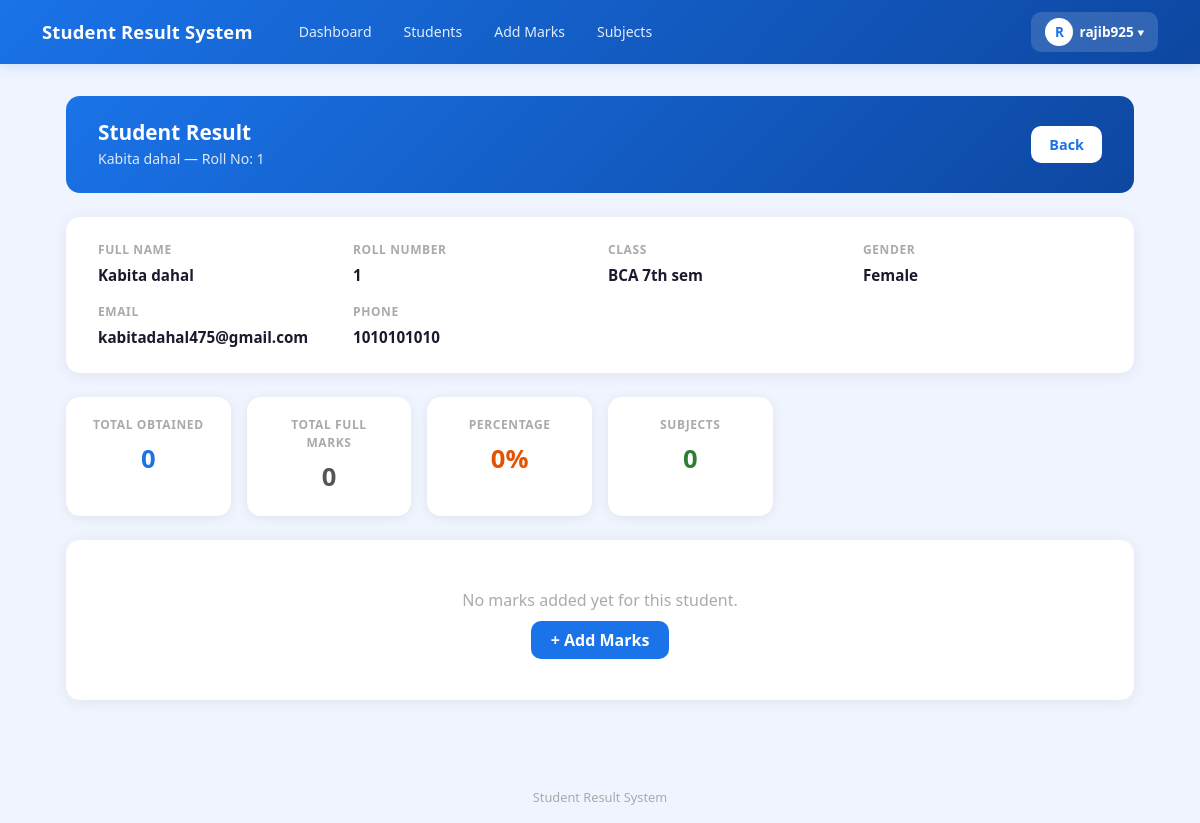
Screenshot of /result/52/ (signed in) with the database file from the repository.
### result/models.py (models this page shows, shortened)
class CustomUser(AbstractUser):
    ROLE_CHOICES = (
        ('admin', 'Admin'),
        ('teacher', 'Teacher'),
        ('student', 'Student'),
    )
    role = models.CharField(max_length=10, choices=ROLE_CHOICES, default='student')
    phone = models.CharField(max_length=15, null=True, blank=True)

class Student(models.Model):
    GENDER_CHOICES = [
        ('Male', 'Male'),
        ('Female', 'Female'),
        ('Other', 'Other'),
    ]
    student_id = models.CharField(
        max_length=20,
        unique=True,
        default=generate_student_id,
        editable=False
    )
    roll_number = models.PositiveIntegerField()
    first_name = models.CharField(max_length=50)
    last_name = models.CharField(max_length=50)
    email = models.EmailField(unique=True)
    phone = models.CharField(max_length=15, validators=[MinLengthValidator(10)])
    gender = models.CharField(max_length=10, choices=GENDER_CHOICES)
    date_of_birth = models.DateField(null=True)
    address = models.TextField()
    parent_name = models.CharField(max_length=100, blank=True)
    parent_phone = models.CharField(max_length=15, validators=[MinLengthValidator(10)])
    parent_email = models.EmailField(blank=True)
    class_name = models.ForeignKey(
        'Class',
        on_delete=models.CASCADE,
        related_name='students'
    )
    user = models.OneToOneField(
        CustomUser,
        on_delete=models.CASCADE,
        null=True,
        blank=True,
        related_name='student_profile'
    )
    class Meta:
        unique_together = ['roll_number', 'class_name']
        ordering = ['class_name', 'roll_number']

class Class(models.Model):
    name = models.CharField(max_length=20)
    section = models.CharField(max_length=10, blank=True)
    def __str__(self):
        if self.section:
            return f"{self.name} - Section {self.section}"
        return self.name
    class Meta:
        verbose_name_plural = "Classes"
        ordering = ['name', 'section']

### result/views.py (the view)
# urls.py: path('result/<int:pk>/', views.student_result, name='student_result'),
@login_required(login_url='result:admin_login')
def student_result(request, pk):
    student = get_object_or_404(Student, pk=pk)
    marks_list = Marks.objects.filter(student=student)
    total_obtained = sum(m.marks_obtained for m in marks_list)
    total_full = sum(m.subject.full_marks for m in marks_list)
    overall_pct = round((total_obtained / total_full * 100) if total_full else 0, 2)
    return render(request, 'result/student_result.html', {
        'student': student,
        'marks_list': marks_list,
        'total_obtained': total_obtained,
        'total_full': total_full,
        'overall_pct': overall_pct,
    })

### result/templates/result/student_result.html (shortened to what this page needs)
{% extends 'result/base.html' %}
{% block content %}
<div class="page-header">
    <div>
        <h4> Student Result</h4>
        <p>{{ student.first_name }} {{ student.last_name }} — Roll No: {{ student.roll_number }}</p>
    </div>
    <a href="{% url 'student_list' %}" class="btn-back"> Back</a>
</div>
<div class="info-card">
    <div class="info-grid">
        <div class="info-item">
            <label>Full Name</label>
            <span>{{ student.first_name }} {{ student.last_name }}</span>
        </div>
        <div class="info-item">
            <label>Roll Number</label>
            <span>{{ student.roll_number }}</span>
        </div>
        <div class="info-item">
            <label>Class</label>
            <span>{{ student.class_name }}</span>
        </div>
        <div class="info-item">
            <label>Gender</label>
            <span>{{ student.gender }}</span>
        </div>
        <div class="info-item">
            <label>Email</label>
            <span>{{ student.email }}</span>
        </div>
        <div class="info-item">
            <label>Phone</label>
            <span>{{ student.phone }}</span>
        </div>
    </div>
</div>
<div class="summary-cards">
    <div class="summary-card">
        <div class="label">Total Obtained</div>
        <div class="value" style="color:#1a73e8;">{{ total_obtained }}</div>
    </div>
    <div class="summary-card">
        <div class="label">Total Full Marks</div>
        <div class="value" style="color:#555;">{{ total_full }}</div>
    </div>
    <div class="summary-card">
        <div class="label">Percentage</div>
        <div class="value" style="color:#e65100;">{{ overall_pct }}%</div>
    </div>
    <div class="summary-card">
        <div class="label">Subjects</div>
        <div class="value" style="color:#2e7d32;">{{ marks_list.count }}</div>
    </div>
</div>
{% if marks_list %}
<div class="table-card">
    <table class="table">
        <thead>
            <tr>
                <th>Subject</th>
                <th>Theory</th>
                <th>Practical</th>
                <th>Total</th>
                <th>Full Marks</th>
                <th>Percentage</th>
                <th>Grade</th>
                <th>Status</th>
                <th>Edit</th>
            </tr>
        </thead>
        <tbody>
            {% for mark in marks_list %}
            <tr>
                <td><strong>{{ mark.subject.name }}</strong></td>
                <td>{{ mark.theory_obtained }}</td>
                <td>{{ mark.practical_obtained }}</td>
                <td><strong>{{ mark.marks_obtained }}</strong></td>
                <td>{{ mark.subject.full_marks }}</td>
                <td>{{ mark.percentage }}%</td>
                <td>
                    <span class="grade-badge grade-{{ mark.grade|cut:'+' }}{% if '+' in mark.grade %}-plus{% endif %}">
                        {{ mark.grade }}
                    </span>
                </td>
                <td>
                    <span class="pass-badge pass-{{ mark.is_pass }}">
                        {% if mark.is_pass %}Pass{% else %}Fail{% endif %}
                    </span>
                </td>
                <td>
                    <a href="{% url 'edit_marks' mark.pk %}" style="background:#fff3e0; color:#e65100; border-radius:8px;
              padding:5px 12px; font-size:0.8rem; font-weight:600;
              text-decoration:none;">
                        Edit
                    </a>
                </td>
            </tr>
            {% endfor %}
        </tbody>
    </table>
</div>
<div class="result-final">
    {% with fail_count=marks_list|length %}
    {% endwith %}
    {% if marks_list %}
    {% with failed=marks_list|dictsort:"is_pass" %}
    {% if failed.0.is_pass == False %}
    <div class="result-text result-fail"> FAIL</div>
    <p style="color:#c62828; font-size:0.95rem;">Failed in one or more subjects</p>
    {% else %}
    <div class="result-text result-pass">✅ PASS</div>
    <p style="color:#2e7d32; font-size:0.95rem;">Passed all subjects with {{ overall_pct }}%</p>
    {% endif %}
    {% endwith %}
    {% endif %}
</div>
{% else %}
<div class="table-card">
    <div class="empty-state">
        <p style="font-size:1rem;">No marks added yet for this student.</p>
        <a href="{% url 'add_marks' %}" style="background:#1a73e8; color:white; padding:8px 20px;
            border-radius:10px; text-decoration:none; font-weight:600;">
            + Add Marks
        </a>
    </div>
</div>
{% endif %}
{% endblock %}

### result/templates/result/base.html (shortened to what this page needs)
<!DOCTYPE html>
<html lang="ne">
<head>
    <link href="https://cdn.jsdelivr.net/npm/bootstrap@5.3.0/dist/css/bootstrap.min.css" rel="stylesheet">
    <link href="https://cdn.jsdelivr.net/npm/bootstrap-icons@1.10.0/font/bootstrap-icons.css" rel="stylesheet">
</head>
<body>
    <nav class="navbar navbar-expand-lg">
        <div class="container">
         <a class="navbar-brand text-white" href="{% url 'result:dashboard' %}">
    Student Result System
</a>
            {% if user.is_authenticated %}
            <div class="collapse navbar-collapse" id="navMenu">
                <div class="d-flex gap-1 ms-3 flex-wrap align-items-center">
                    <a href="{% url 'result:dashboard' %}" class="nav-link-btn">Dashboard</a>
                    <a href="{% url 'result:student_list' %}" class="nav-link-btn">Students</a>
                    <a href="{% url 'result:add_marks' %}" class="nav-link-btn">Add Marks</a>
                    <a href="{% url 'result:subject_list' %}" class="nav-link-btn">Subjects</a>
                </div>
                <div class="ms-auto mt-2 mt-lg-0 profile-dropdown">
                    <button class="profile-btn" onclick="toggleDropdown()">
                        <div class="profile-avatar">
                            {{ request.user.username|first|upper }}
                        </div>
                        {{ request.user.username }}
                        ▾
                    </button>
                </div>
            </div>
            {% endif %}
        </div>
    </nav>
    <div class="main-container">
        {% block content %}{% endblock %}
    </div>
    <div class="site-footer">
        Student Result System
    </div>
</body>
</html>

### result/templates/result/base.html (style rules this page uses)
body { background: #f0f4ff; min-height: 100vh; }
.navbar-brand { font-size: 1.15rem; font-weight: 700; letter-spacing: 0.01em; }
.navbar { background: linear-gradient(135deg, #1a73e8, #0d47a1) !important; box-shadow: 0 2px 12px rgba(26, 115, 232, 0.18); padding: 0.75rem 0; }
.nav-link-btn { color: rgba(255, 255, 255, 0.88); font-size: 0.88rem; font-weight: 500; padding: 6px 14px; border-radius: 8px; text-decoration: none; transition: background 0.15s; }
.profile-dropdown { position: relative; }
.profile-btn { background: rgba(255, 255, 255, 0.15); color: white; border: none; border-radius: 10px; padding: 6px 14px; font-size: 0.85rem; font-weight: 600; cursor: pointer; display: flex; align-items: center; gap: 6px; transition: background 0.15s; }
.profile-avatar { width: 28px; height: 28px; background: white; color: #1a73e8; border-radius: 50%; display: flex; align-items: center; justify-content: center; font-weight: 800; font-size: 0.85rem; }
.main-container { max-width: 1100px; margin: 0 auto; padding: 2rem 1rem; }
.site-footer { text-align: center; color: #aaa; font-size: 0.8rem; padding: 2rem 0 1rem; }

### result/templates/result/student_result.html (style rules this page uses)
.page-header { background: linear-gradient(135deg, #1a73e8, #0d47a1); border-radius: 14px; padding: 1.5rem 2rem; color: white; display: flex; align-items: center; justify-content: space-between; flex-wrap: wrap; gap: 1rem; margin-bottom: 1.5rem; }
.page-header h4 { font-size: 1.3rem; font-weight: 700; margin: 0; }
.page-header p { margin: 0.2rem 0 0; opacity: 0.85; font-size: 0.88rem; }
.btn-back { background: white; color: #1a73e8; font-weight: 600; border: none; border-radius: 10px; padding: 8px 18px; text-decoration: none; font-size: 0.9rem; transition: all 0.15s; }
.info-card { background: white; border-radius: 14px; box-shadow: 0 2px 16px rgba(0, 0, 0, 0.07); padding: 1.5rem 2rem; margin-bottom: 1.5rem; }
.info-grid { display: grid; grid-template-columns: repeat(auto-fill, minmax(200px, 1fr)); gap: 1rem; }
.info-item label { font-size: 0.75rem; font-weight: 700; color: #aaa; text-transform: uppercase; letter-spacing: 0.05em; display: block; margin-bottom: 4px; }
.info-item span { font-size: 0.95rem; font-weight: 600; color: #1a1a2e; }
.summary-cards { display: grid; grid-template-columns: repeat(auto-fill, minmax(160px, 1fr)); gap: 1rem; margin-bottom: 1.5rem; }
.summary-card { background: white; border-radius: 14px; box-shadow: 0 2px 12px rgba(0, 0, 0, 0.07); padding: 1.2rem 1.5rem; text-align: center; }
.summary-card .label { font-size: 0.75rem; font-weight: 700; color: #aaa; text-transform: uppercase; letter-spacing: 0.05em; margin-bottom: 6px; }
.summary-card .value { font-size: 1.6rem; font-weight: 800; }
.table-card { background: white; border-radius: 14px; box-shadow: 0 2px 16px rgba(0, 0, 0, 0.07); overflow: hidden; margin-bottom: 1.5rem; }
.empty-state { text-align: center; padding: 3rem 1rem; color: #aaa; }

### rows the page displays
CustomUser: user.username|first "R", user.username "rajib925"
Student: first_name "Kabita", last_name "dahal", roll_number "1", class_name "BCA 7th sem", gender "Female", email "kabitadahal475@gmail.com", phone "1010101010"

### other values shown
{{ total_obtained }} "0"
{{ total_full }} "0"
{{ overall_pct }} "0"
{{ marks_list.count }} "0"
